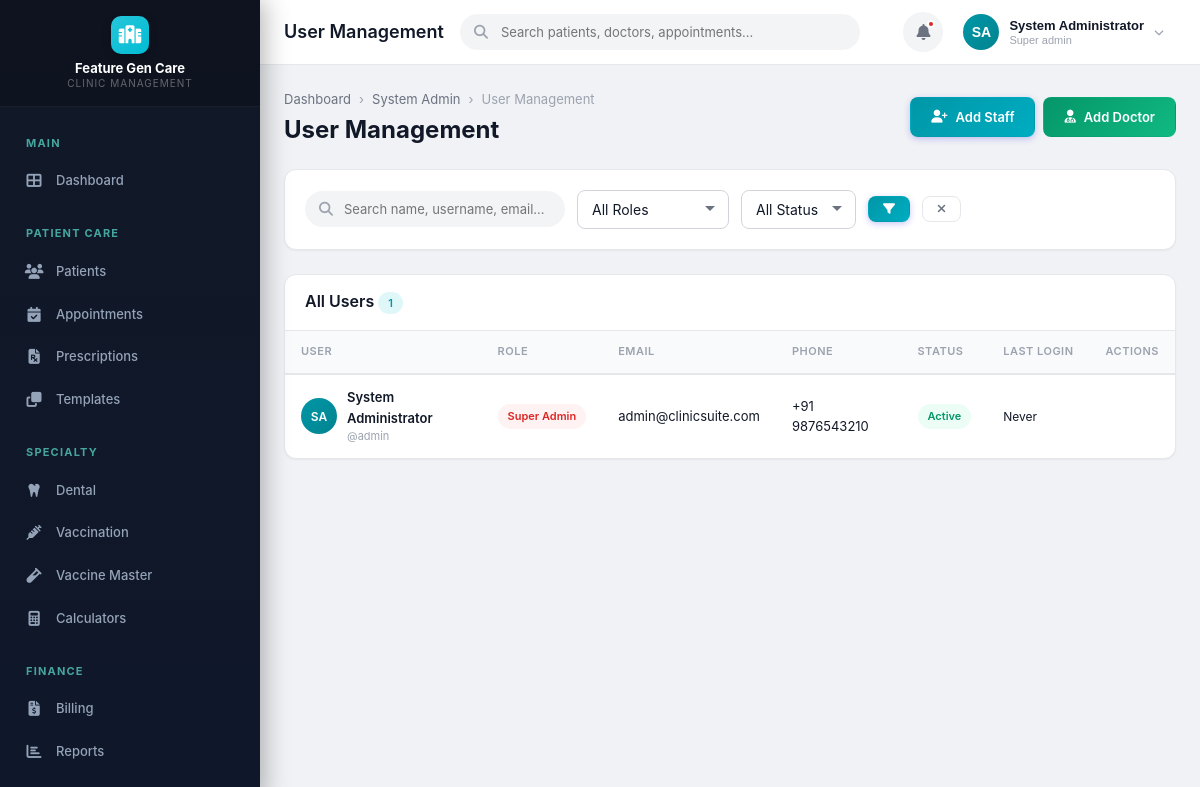
The page /modules/admin/users.php (signed in) on the database its author committed.
### tables this page shows
CREATE TABLE IF NOT EXISTS clinics (
    id INT AUTO_INCREMENT PRIMARY KEY,
    name VARCHAR(200) NOT NULL,
    tagline VARCHAR(300) DEFAULT NULL,
    logo VARCHAR(500) DEFAULT NULL,
    email VARCHAR(150) DEFAULT NULL,
    phone VARCHAR(20) DEFAULT NULL,
    alt_phone VARCHAR(20) DEFAULT NULL,
    website VARCHAR(200) DEFAULT NULL,
    address TEXT DEFAULT NULL,
    city VARCHAR(100) DEFAULT NULL,
    state VARCHAR(100) DEFAULT NULL,
    pincode VARCHAR(10) DEFAULT NULL,
    country VARCHAR(100) DEFAULT 'India',
    registration_no VARCHAR(100) DEFAULT NULL,
    gst_number VARCHAR(20) DEFAULT NULL,
    pan_number VARCHAR(20) DEFAULT NULL,
    primary_color VARCHAR(10) DEFAULT '#4F46E5',
    secondary_color VARCHAR(10) DEFAULT '#7C3AED',
    currency_symbol VARCHAR(5) DEFAULT '₹',
    date_format VARCHAR(20) DEFAULT 'd/m/Y',
    time_format VARCHAR(10) DEFAULT '12h',
    timezone VARCHAR(50) DEFAULT 'Asia/Kolkata',
    prescription_header TEXT DEFAULT NULL,
    prescription_footer TEXT DEFAULT NULL,
    invoice_header TEXT DEFAULT NULL,
    invoice_footer TEXT DEFAULT NULL,
    invoice_prefix VARCHAR(10) DEFAULT 'INV',
    invoice_start_no INT DEFAULT 1,
    patient_id_prefix VARCHAR(10) DEFAULT 'PT',
    patient_id_start_no INT DEFAULT 1000,
    is_active TINYINT(1) DEFAULT 1,
    created_at TIMESTAMP DEFAULT CURRENT_TIMESTAMP,
    updated_at TIMESTAMP DEFAULT CURRENT_TIMESTAMP ON UPDATE CURRENT_TIMESTAMP
);

CREATE TABLE IF NOT EXISTS users (
    id INT AUTO_INCREMENT PRIMARY KEY,
    clinic_id INT NOT NULL DEFAULT 1,
    branch_id INT DEFAULT NULL,
    role_id INT NOT NULL,
    role VARCHAR(30) NOT NULL DEFAULT 'receptionist',
    username VARCHAR(50) NOT NULL UNIQUE,
    password VARCHAR(255) NOT NULL,
    full_name VARCHAR(150) NOT NULL,
    email VARCHAR(150) DEFAULT NULL,
    phone VARCHAR(20) DEFAULT NULL,
    gender ENUM('Male','Female','Other') DEFAULT NULL,
    date_of_birth DATE DEFAULT NULL,
    profile_image VARCHAR(500) DEFAULT NULL,
    address TEXT DEFAULT NULL,
    qualification VARCHAR(200) DEFAULT NULL,
    specialization VARCHAR(200) DEFAULT NULL,
    license_number VARCHAR(100) DEFAULT NULL,
    signature_image VARCHAR(500) DEFAULT NULL,
    is_active TINYINT(1) DEFAULT 1,
    last_login TIMESTAMP NULL DEFAULT NULL,
    failed_attempts INT DEFAULT 0,
    locked_until TIMESTAMP NULL DEFAULT NULL,
    password_changed_at TIMESTAMP NULL DEFAULT NULL,
    created_at TIMESTAMP DEFAULT CURRENT_TIMESTAMP,
    updated_at TIMESTAMP DEFAULT CURRENT_TIMESTAMP ON UPDATE CURRENT_TIMESTAMP,
    FOREIGN KEY (clinic_id) REFERENCES clinics(id),
    FOREIGN KEY (branch_id) REFERENCES branches(id) ON DELETE SET NULL,
    FOREIGN KEY (role_id) REFERENCES roles(id)
);

CREATE TABLE IF NOT EXISTS roles (
    id INT AUTO_INCREMENT PRIMARY KEY,
    name VARCHAR(50) NOT NULL UNIQUE,
    display_name VARCHAR(100) NOT NULL,
    description TEXT DEFAULT NULL,
    is_system TINYINT(1) DEFAULT 0,
    is_active TINYINT(1) DEFAULT 1,
    created_at TIMESTAMP DEFAULT CURRENT_TIMESTAMP,
    updated_at TIMESTAMP DEFAULT CURRENT_TIMESTAMP ON UPDATE CURRENT_TIMESTAMP
);

### modules/admin/users.php (the view, shortened to what the rows shown need)
<?php
require_once dirname(dirname(__DIR__)) . '/includes/header.php';
$db = db();
$clinicId = getCurrentClinicId();
$page = max(1, intval($_GET['page'] ?? 1));
$where = "WHERE u.clinic_id = ?";
$params = [$clinicId];
$total = $db->fetch("SELECT COUNT(*) as c FROM users u JOIN roles r ON u.role_id = r.id $where", $params)['c'];
$pagination = paginate($total, $page);
$users = $db->fetchAll(
    "SELECT u.*, r.name as role_name, r.display_name as role_display
     FROM users u JOIN roles r ON u.role_id = r.id
     $where ORDER BY u.full_name
     LIMIT {$pagination['per_page']} OFFSET {$pagination['offset']}", $params
);
?>
<div class="content-header">
    <div>
        <h1>User Management</h1>
    </div>
</div>
<div class="card">
    <div class="card-body p-0">
        <?php if (empty($users)): ?>
        <div class="empty-state"><i class="fas fa-users"></i><h3>No users found</h3></div>
        <?php else: ?>
        <div class="table-responsive">
            <table class="table">
                <thead>
                    <tr><th>User</th><th>Role</th><th>Email</th><th>Phone</th><th>Status</th><th>Last Login</th><th>Actions</th></tr>
                </thead>
                <tbody>
                <?php foreach ($users as $u): ?>
                <tr id="user-row-<?= $u['id'] ?>">
                    <td>
                        <div class="patient-cell">
                            <div class="user-avatar" style="width: 36px; height: 36px; font-size: 12px;"><?= getInitials($u['full_name']) ?></div>
                            <div>
                                <div class="font-semibold"><?= sanitizeOutput($u['full_name']) ?></div>
                                <div class="text-muted" style="font-size: 11px;">@<?= sanitizeOutput($u['username']) ?></div>
                            </div>
                        </div>
                    </td>
                    <td>
                        <?php
                        $roleColors = ['super_admin' => 'danger', 'admin' => 'warning', 'doctor' => 'success', 'receptionist' => 'primary', 'accountant' => 'info', 'nurse' => 'secondary'];
                        $rc = $roleColors[$u['role_name']] ?? 'secondary';
                        ?>
                        <span class="badge badge-<?= $rc ?>"><?= sanitizeOutput($u['role_display']) ?></span>
                    </td>
                    <td style="font-size: 13px;"><?= sanitizeOutput($u['email'] ?? '-') ?></td>
                    <td style="font-size: 13px;"><?= sanitizeOutput($u['phone'] ?? '-') ?></td>
                    <td>
                        <span class="badge badge-<?= $u['is_active'] ? 'success' : 'danger' ?>" id="status-badge-<?= $u['id'] ?>">
                            <?= $u['is_active'] ? 'Active' : 'Inactive' ?>
                        </span>
                    </td>
                    <td style="font-size: 12px;"><?= $u['last_login'] ? timeAgo($u['last_login']) : 'Never' ?></td>
                    <td>
                    </td>
                </tr>
                <?php endforeach; ?>
                </tbody>
            </table>
        </div>
        <?php endif; ?>
    </div>
</div>
<?php require_once INCLUDES_PATH . '/footer.php'; ?>

### includes/sidebar.php (shortened to what the rows shown need)
<?php
$db = db();
$clinic = $db->fetch("SELECT name, logo FROM clinics WHERE id = ?", [getCurrentClinicId()]);
?>
<aside class="sidebar">
    <div class="sidebar-brand" style="flex-direction: column; align-items: center; gap: 6px; padding: 16px 12px;">
        <?php if (!empty($clinic['logo'])): ?>
            <img src="<?= UPLOADS_URL ?>/clinics/<?= sanitizeOutput($clinic['logo']) ?>" alt="Clinic Logo" style="max-height: 48px; max-width: 140px; object-fit: contain;">
        <?php else: ?>
            <div class="brand-logo"><i class="fas fa-hospital"></i></div>
        <?php endif; ?>
        <div class="brand-text" style="text-align: center; font-size: 13px; line-height: 1.3; white-space: normal; word-break: break-word;">
            <?= sanitizeOutput($clinic['name'] ?? APP_NAME) ?>
            <small style="display: block; font-size: 10px; opacity: 0.7;">Clinic Management</small>
        </div>
    </div>
</aside>

### rows shown on the page
clinics: name "Feature Gen Care"
users: full_name "SA", full_name "System Administrator", username "admin", role.display_name "Super Admin", email "admin@clinicsuite.com", phone "+91 9876543210", is_active "Active", shows "Never"

### other values the page prints
$pageTitle "User Management"
$currentUser['initials'] "SA"
sanitizeOutput($currentUser['name']) "System Administrator"
str_replace('_', ' ', $currentUser['role']) "Super admin"
$total "1"
